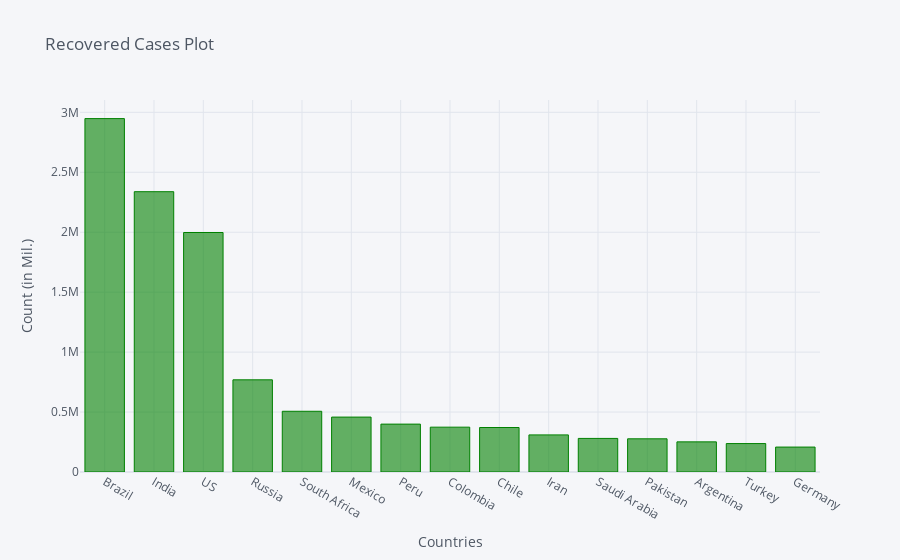

Notebook code for this chart:
### Code cell
recovered_df2_plot.iplot(kind='bar', x='Country/Region', y='8/23/20',color='green',
                         title='Recovered Cases Plot',xTitle='Countries',yTitle='Count (in Mil.)')

### Figure 1 — Plotly figure (JSON) as saved in the notebook; plotly's stock layout.template omitted (floating-point values rounded to 4 significant figures)
{"data": [{"marker": {"color": "rgba(0, 128, 0, 0.6)", "line": {"color": "rgba(0, 128, 0, 1.0)", "width": 1}}, "name": "8/23/20", "orientation": "v", "text": "", "type": "bar", "x": ["Brazil", "India", "US", "Russia", "South Africa", "Mexico", "Peru", "Colombia", "Chile", "Iran", "Saudi Arabia", "Pakistan", "Argentina", "Turkey", "Germany"], "y": [2947784, 2338035, 1997761, 768906, 506470, 458123, 399357, 374024, 371179, 309464, 280143, 276829, 251400, 237165, 207985]}], "layout": {"legend": {"bgcolor": "#F5F6F9", "font": {"color": "#4D5663"}}, "paper_bgcolor": "#F5F6F9", "plot_bgcolor": "#F5F6F9", "title": {"font": {"color": "#4D5663"}, "text": "Recovered Cases Plot"}, "xaxis": {"gridcolor": "#E1E5ED", "showgrid": true, "tickfont": {"color": "#4D5663"}, "title": {"font": {"color": "#4D5663"}, "text": "Countries"}, "zerolinecolor": "#E1E5ED"}, "yaxis": {"gridcolor": "#E1E5ED", "showgrid": true, "tickfont": {"color": "#4D5663"}, "title": {"font": {"color": "#4D5663"}, "text": "Count (in Mil.)"}, "zerolinecolor": "#E1E5ED"}}}
